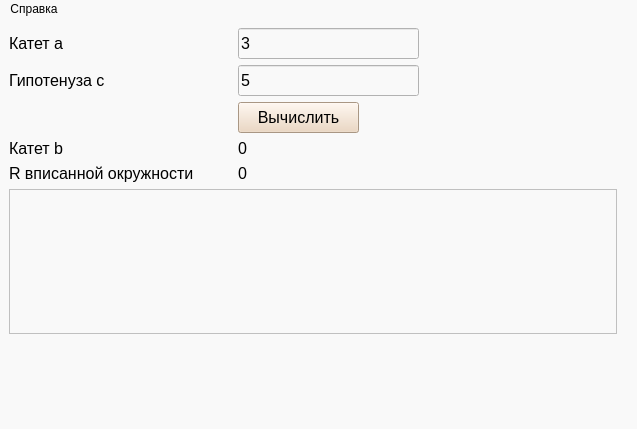
<?xml version="1.0" encoding="UTF-8"?>
<ui version="4.0">
 <class>MainWindow</class>
 <widget class="QMainWindow" name="MainWindow">
  <property name="geometry">
   <rect>
    <x>0</x>
    <y>0</y>
    <width>637</width>
    <height>429</height>
   </rect>
  </property>
  <property name="minimumSize">
   <size>
    <width>637</width>
    <height>429</height>
   </size>
  </property>
  <property name="maximumSize">
   <size>
    <width>637</width>
    <height>429</height>
   </size>
  </property>
  <property name="font">
   <font>
    <pointsize>12</pointsize>
   </font>
  </property>
  <property name="windowTitle">
   <string>Прямоугольный треугольник</string>
  </property>
  <property name="windowIcon">
   <iconset resource="image.qrc">
    <normaloff>:/right_triangle.png</normaloff>:/right_triangle.png</iconset>
  </property>
  <property name="styleSheet">
   <string notr="true">background-color: rgb(249, 249, 249);
selection-background-color: rgb(165, 215, 137);</string>
  </property>
  <widget class="QWidget" name="centralwidget">
   <layout class="QGridLayout" name="gridLayout">
    <item row="1" column="0">
     <widget class="QLabel" name="label_hypotenuse">
      <property name="font">
       <font>
        <pointsize>12</pointsize>
       </font>
      </property>
      <property name="text">
       <string>Гипотенуза c</string>
      </property>
     </widget>
    </item>
    <item row="4" column="1">
     <widget class="QLabel" name="label_resultR">
      <property name="maximumSize">
       <size>
        <width>181</width>
        <height>28</height>
       </size>
      </property>
      <property name="font">
       <font>
        <pointsize>12</pointsize>
       </font>
      </property>
      <property name="text">
       <string>&lt;html&gt;&lt;head/&gt;&lt;body&gt;&lt;p&gt;0&lt;/p&gt;&lt;/body&gt;&lt;/html&gt;</string>
      </property>
     </widget>
    </item>
    <item row="3" column="0">
     <widget class="QLabel" name="label_secondCathetus">
      <property name="font">
       <font>
        <pointsize>12</pointsize>
       </font>
      </property>
      <property name="text">
       <string>Катет b</string>
      </property>
     </widget>
    </item>
    <item row="0" column="1">
     <widget class="QLineEdit" name="lineEdit_firstCathetus">
      <property name="minimumSize">
       <size>
        <width>181</width>
        <height>31</height>
       </size>
      </property>
      <property name="maximumSize">
       <size>
        <width>181</width>
        <height>31</height>
       </size>
      </property>
      <property name="font">
       <font>
        <pointsize>12</pointsize>
       </font>
      </property>
      <property name="text">
       <string>3</string>
      </property>
     </widget>
    </item>
    <item row="1" column="1">
     <widget class="QLineEdit" name="lineEdit_hypotenuse">
      <property name="minimumSize">
       <size>
        <width>181</width>
        <height>31</height>
       </size>
      </property>
      <property name="maximumSize">
       <size>
        <width>181</width>
        <height>31</height>
       </size>
      </property>
      <property name="font">
       <font>
        <pointsize>12</pointsize>
       </font>
      </property>
      <property name="text">
       <string>5</string>
      </property>
     </widget>
    </item>
    <item row="4" column="0">
     <widget class="QLabel" name="label_radius">
      <property name="font">
       <font>
        <pointsize>12</pointsize>
       </font>
      </property>
      <property name="text">
       <string>&lt;html&gt;&lt;head/&gt;&lt;body&gt;&lt;p&gt;R вписанной окружности&lt;/p&gt;&lt;/body&gt;&lt;/html&gt;</string>
      </property>
     </widget>
    </item>
    <item row="0" column="0">
     <widget class="QLabel" name="label_firstCathetus">
      <property name="font">
       <font>
        <pointsize>12</pointsize>
       </font>
      </property>
      <property name="text">
       <string>Катет a</string>
      </property>
     </widget>
    </item>
    <item row="2" column="1">
     <widget class="QPushButton" name="pushButton_calc">
      <property name="minimumSize">
       <size>
        <width>121</width>
        <height>31</height>
       </size>
      </property>
      <property name="maximumSize">
       <size>
        <width>121</width>
        <height>31</height>
       </size>
      </property>
      <property name="font">
       <font>
        <pointsize>12</pointsize>
       </font>
      </property>
      <property name="styleSheet">
       <string notr="true">background-color: rgb(236, 211, 185);</string>
      </property>
      <property name="text">
       <string>Вычислить</string>
      </property>
     </widget>
    </item>
    <item row="0" column="3">
     <spacer name="horizontalSpacer">
      <property name="orientation">
       <enum>Qt::Horizontal</enum>
      </property>
      <property name="sizeHint" stdset="0">
       <size>
        <width>40</width>
        <height>20</height>
       </size>
      </property>
     </spacer>
    </item>
    <item row="3" column="1">
     <widget class="QLabel" name="label_resultB">
      <property name="maximumSize">
       <size>
        <width>181</width>
        <height>28</height>
       </size>
      </property>
      <property name="font">
       <font>
        <pointsize>12</pointsize>
       </font>
      </property>
      <property name="text">
       <string>&lt;html&gt;&lt;head/&gt;&lt;body&gt;&lt;p&gt;0&lt;/p&gt;&lt;/body&gt;&lt;/html&gt;</string>
      </property>
     </widget>
    </item>
    <item row="0" column="2" rowspan="4">
     <widget class="QLabel" name="label">
      <property name="maximumSize">
       <size>
        <width>192</width>
        <height>162</height>
       </size>
      </property>
      <property name="text">
       <string/>
      </property>
      <property name="pixmap">
       <pixmap resource="image.qrc">:/right_triangle.png</pixmap>
      </property>
      <property name="scaledContents">
       <bool>true</bool>
      </property>
     </widget>
    </item>
    <item row="6" column="0">
     <spacer name="verticalSpacer">
      <property name="orientation">
       <enum>Qt::Vertical</enum>
      </property>
      <property name="sizeHint" stdset="0">
       <size>
        <width>20</width>
        <height>40</height>
       </size>
      </property>
     </spacer>
    </item>
    <item row="5" column="0" colspan="3">
     <widget class="QPlainTextEdit" name="plainTextEdit_report">
      <property name="minimumSize">
       <size>
        <width>608</width>
        <height>145</height>
       </size>
      </property>
      <property name="maximumSize">
       <size>
        <width>608</width>
        <height>145</height>
       </size>
      </property>
      <property name="font">
       <font>
        <pointsize>12</pointsize>
       </font>
      </property>
     </widget>
    </item>
   </layout>
  </widget>
  <widget class="QMenuBar" name="menubar">
   <property name="geometry">
    <rect>
     <x>0</x>
     <y>0</y>
     <width>637</width>
     <height>22</height>
    </rect>
   </property>
   <widget class="QMenu" name="menu">
    <property name="title">
     <string>Справка</string>
    </property>
    <addaction name="action"/>
   </widget>
   <addaction name="menu"/>
  </widget>
  <widget class="QStatusBar" name="statusbar"/>
  <action name="action">
   <property name="text">
    <string>О разработчике</string>
   </property>
  </action>
 </widget>
 <resources>
  <include location="image.qrc"/>
 </resources>
 <connections/>
</ui>
